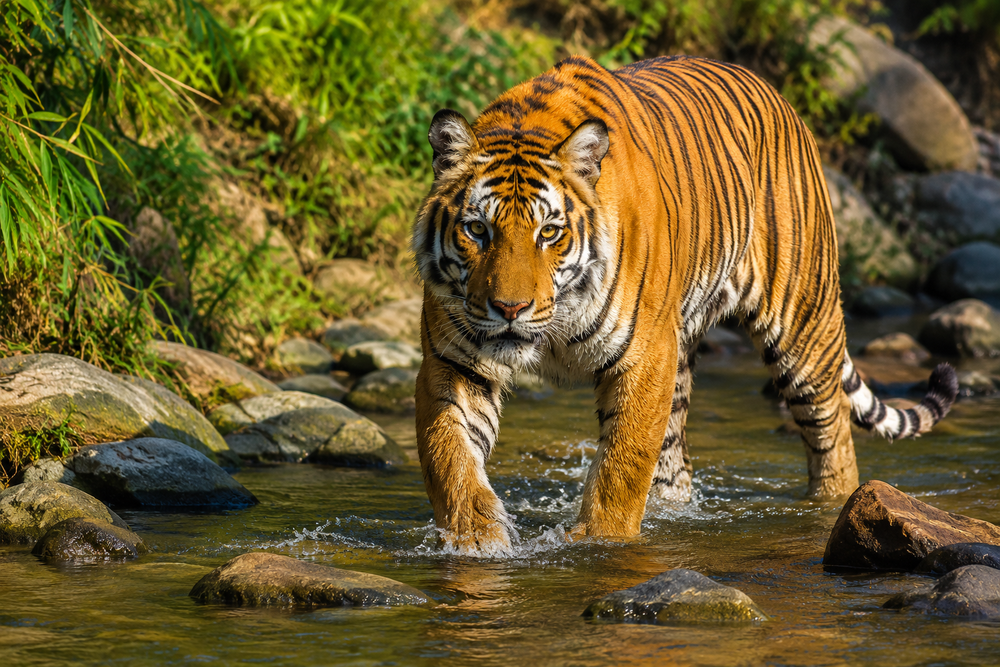
#> input picture Input/image.png, 1000 x 667 px, shrunk from 1536 x 1024 before the run; its folder holds only this picture in this run
$ python rgbToGrey.py
#> lines starting #> are read from the running program, lines starting #| are printed output that depends on the picture
import os
import numpy as np
from PIL import Image

input_dir = "Input"
output_dir = "Output"
os.makedirs(output_dir, exist_ok=True)

image_files = [f for f in os.listdir(input_dir) if f.lower().endswith(('.png', '.jpg', '.jpeg', '.bmp'))]
if not image_files:
    raise FileNotFoundError("No image found in Input directory.")

img_path = os.path.join(input_dir, image_files[0])
img = np.array(Image.open(img_path).convert("RGB"))
#> img is the input picture: shape (667, 1000, 3); mean R, G, B 107.1, 92.3, 43.4

red_img = np.zeros_like(img)
red_img[:, :, 0] = img[:, :, 0]
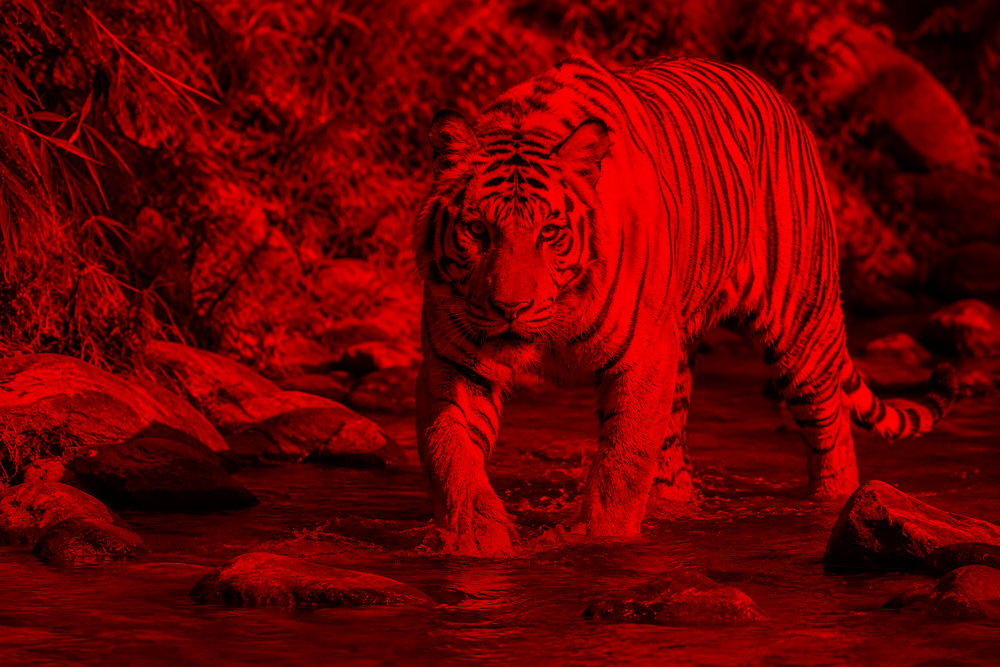
#> red_img: shape (667, 1000, 3); mean R, G, B 107.1, 0, 0

green_img = np.zeros_like(img)
green_img[:, :, 1] = img[:, :, 1]
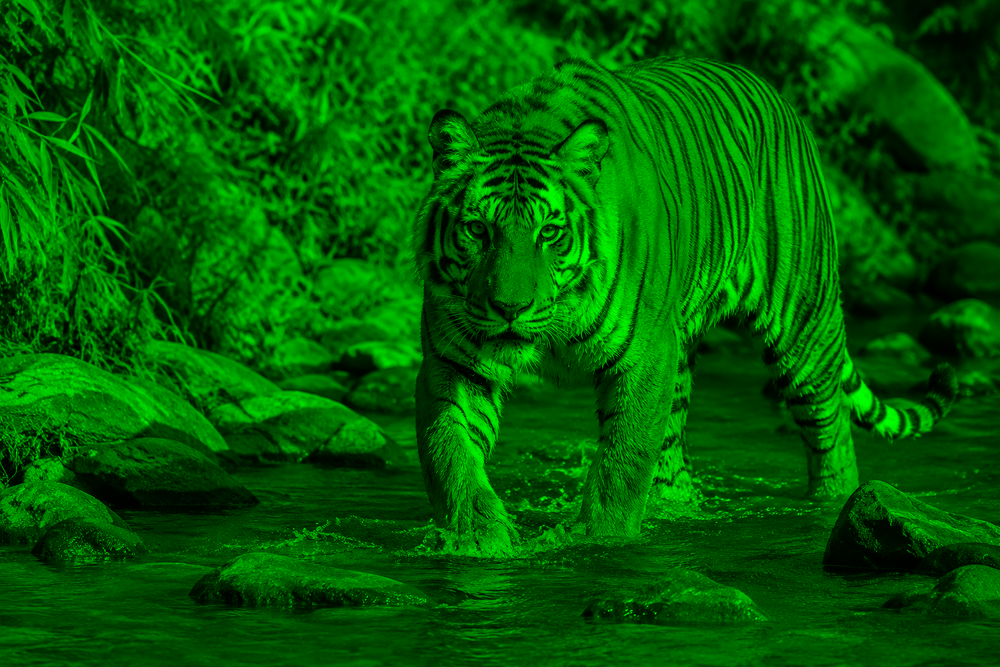
#> green_img: shape (667, 1000, 3); mean R, G, B 0, 92.3, 0

blue_img = np.zeros_like(img)
blue_img[:, :, 2] = img[:, :, 2]
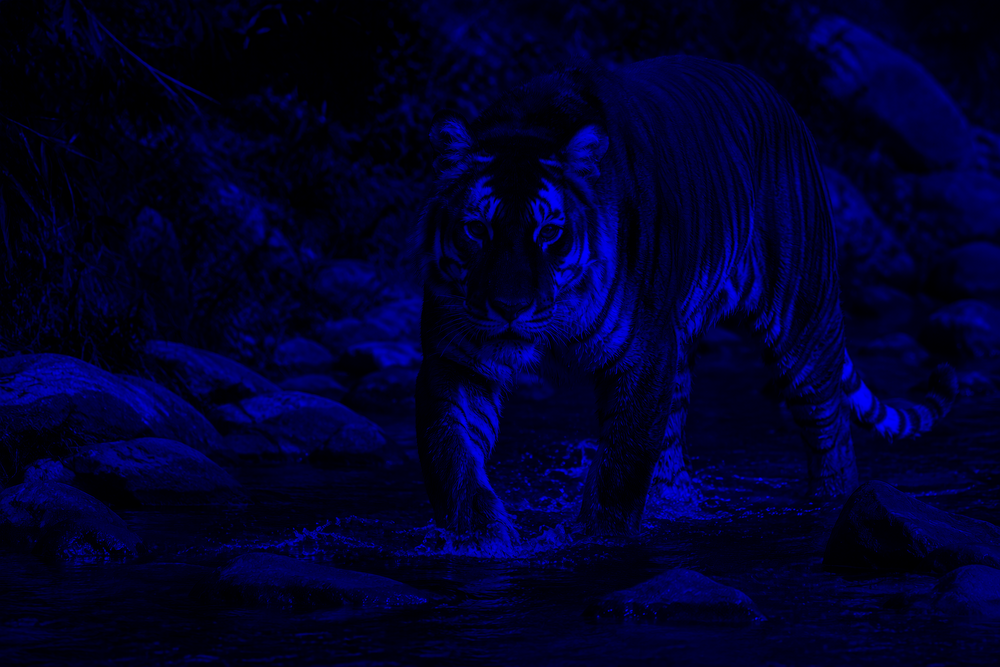
#> blue_img: shape (667, 1000, 3); mean R, G, B 0, 0, 43.4

grey = (0.299 * img[:, :, 0] + 0.587 * img[:, :, 1] + 0.114 * img[:, :, 2]).astype(np.uint8)
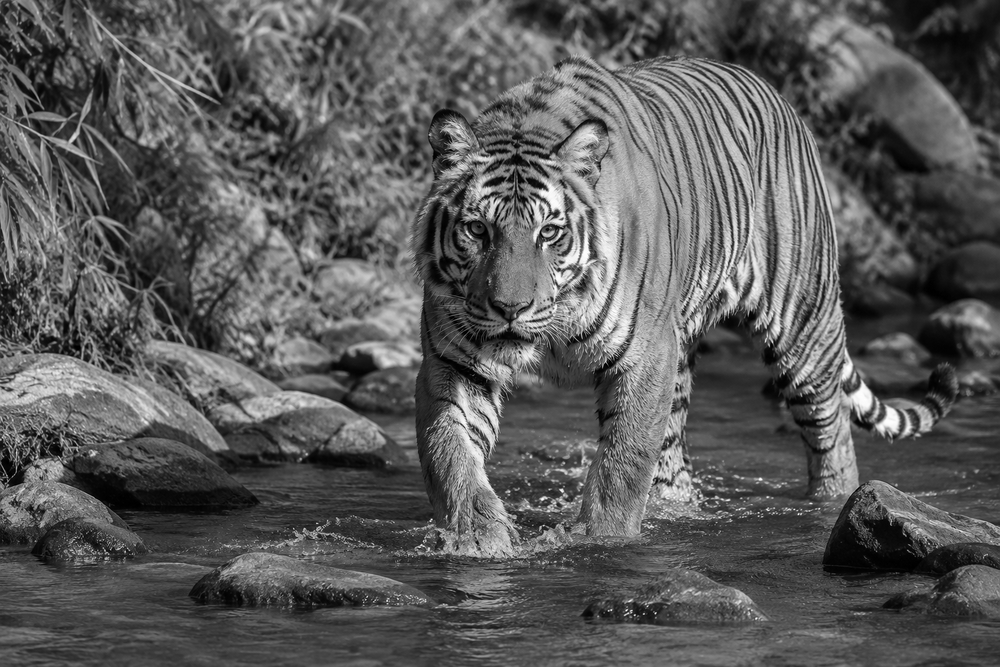
#> grey: shape (667, 1000); min 0, max 255, mean 90.6
grey_img = np.stack([grey, grey, grey], axis=-1)

top_row = np.hstack((red_img, green_img))
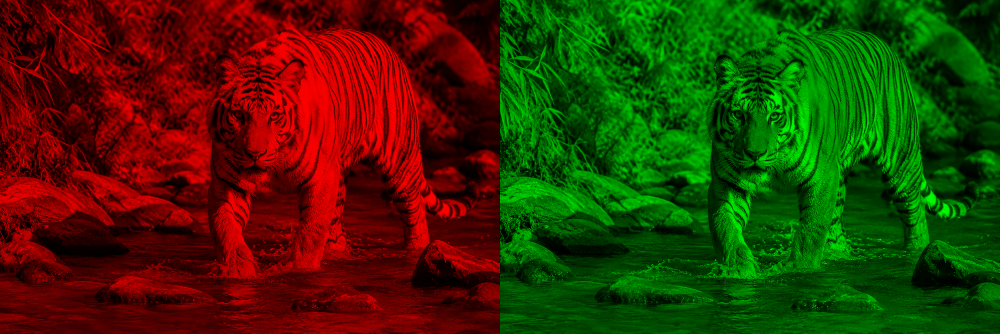
#> top_row: shape (667, 2000, 3) (shown at 1/2 size); mean R, G, B 53.5, 46.1, 0
bottom_row = np.hstack((blue_img, grey_img))
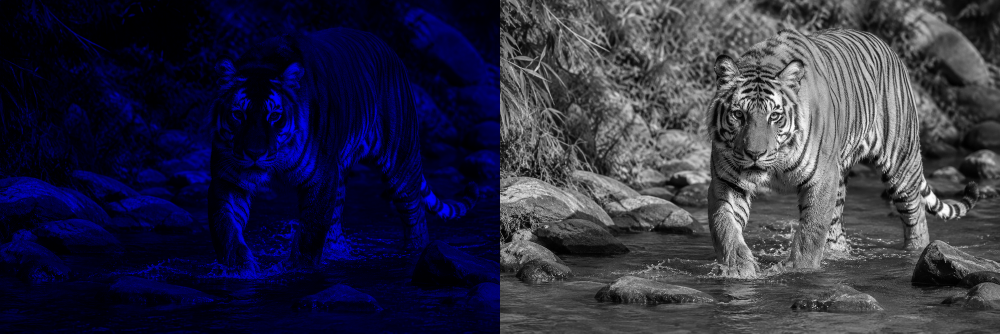
#> bottom_row: shape (667, 2000, 3) (shown at 1/2 size); mean R, G, B 45.3, 45.3, 67
final_grid = np.vstack((top_row, bottom_row))
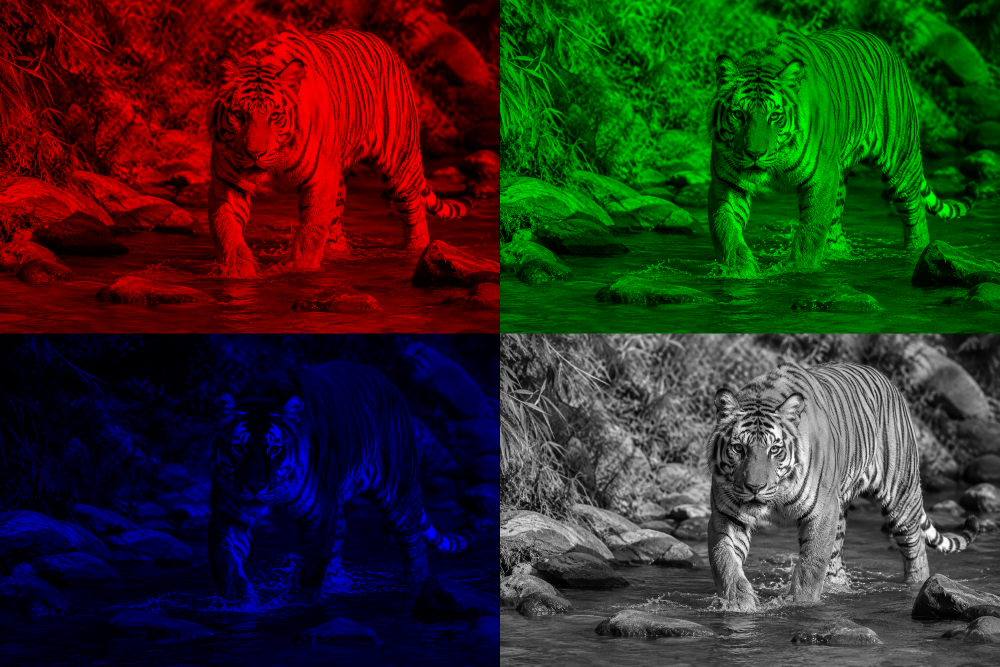
#> final_grid: shape (1334, 2000, 3) (shown at 1/2 size); mean R, G, B 49.4, 45.7, 33.5

output_path = os.path.join(output_dir, "output_inlayed.png")
Image.fromarray(final_grid).save(output_path)
print(f"Inlayed image successfully saved to {output_path}")

$ run again, on LAB2/bitPlaneSlicing/input/dip2.jpg
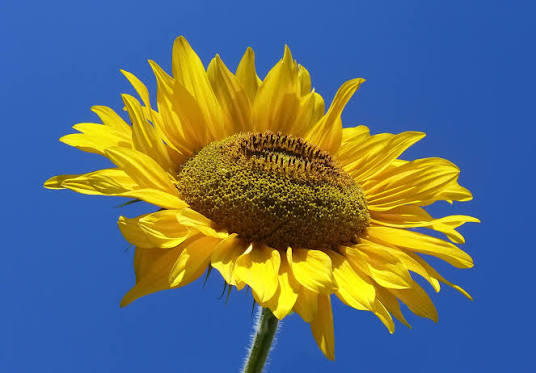
#> input picture LAB2/bitPlaneSlicing/input/dip2.jpg, 536 x 373 px, found by its file name
#> img is the input picture: shape (373, 536, 3); mean R, G, B 93.6, 110.2, 117.8
#> `bottom_row = np.hstack((blue_img, grey_img))`:
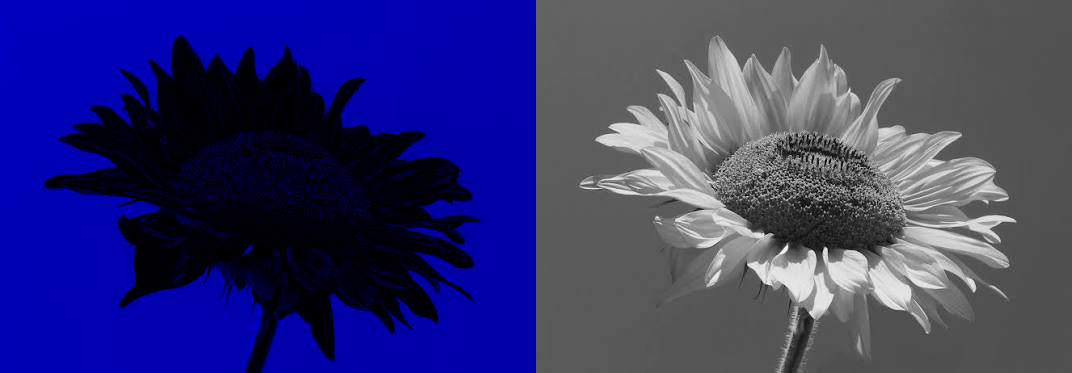
#> bottom_row: shape (373, 1072, 3); mean R, G, B 52.8, 52.8, 111.7
#> `final_grid = np.vstack((top_row, bottom_row))`:
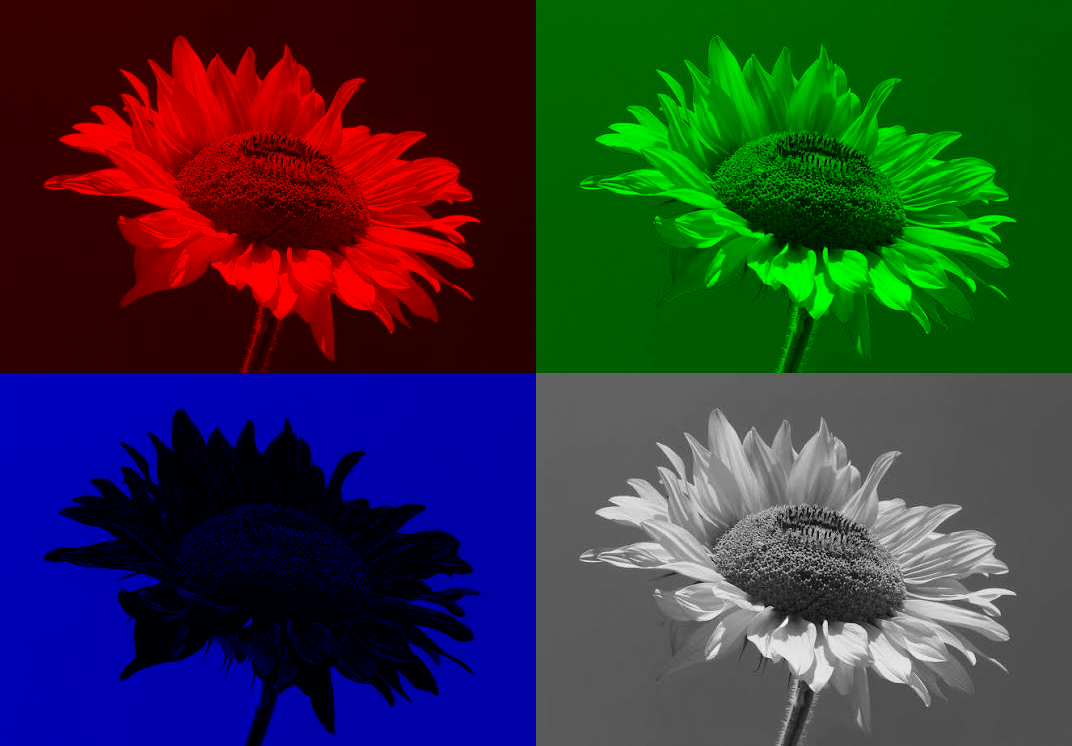
#> final_grid: shape (746, 1072, 3); mean R, G, B 49.8, 54, 55.9
